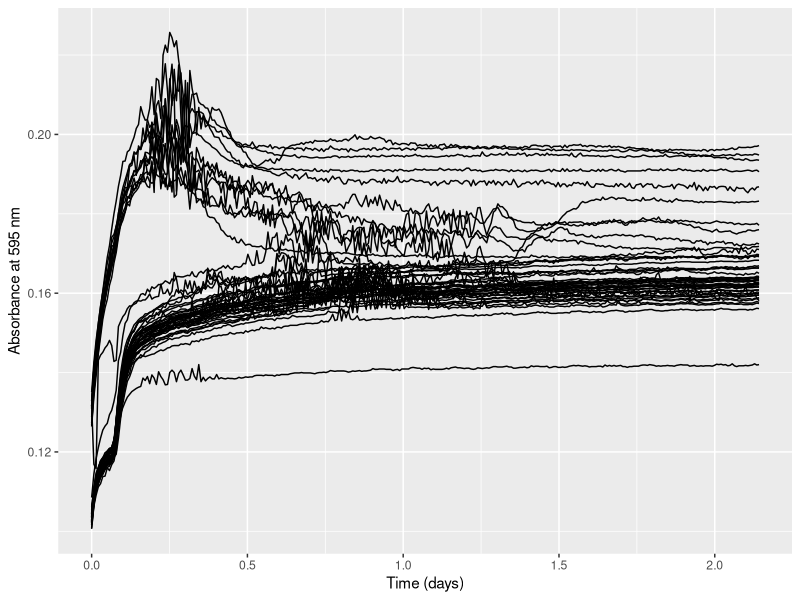
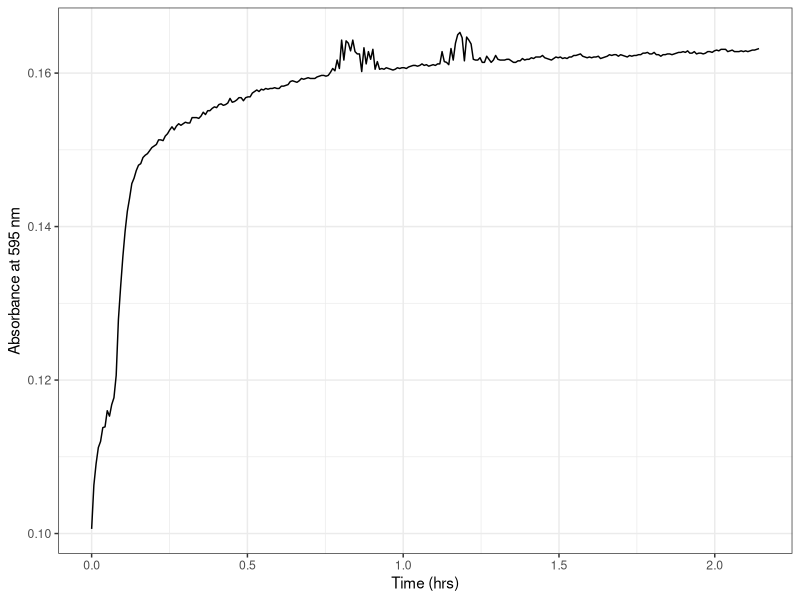
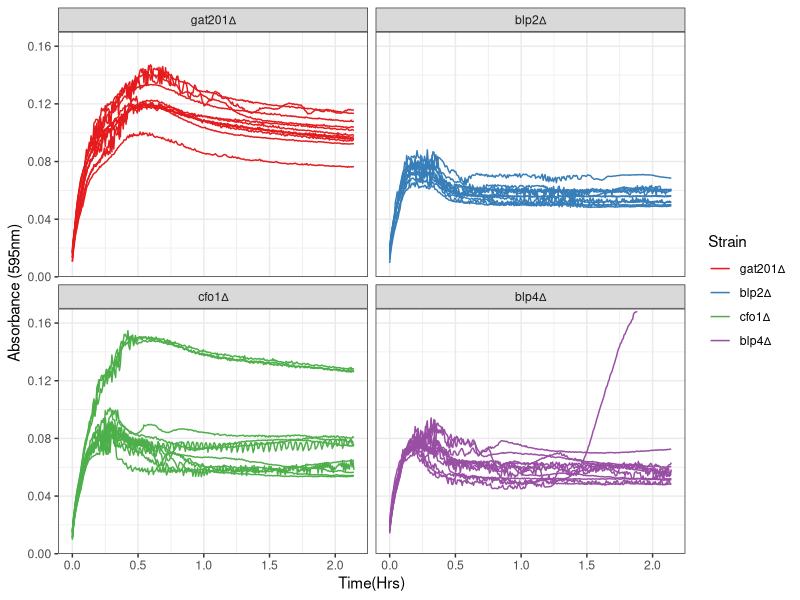
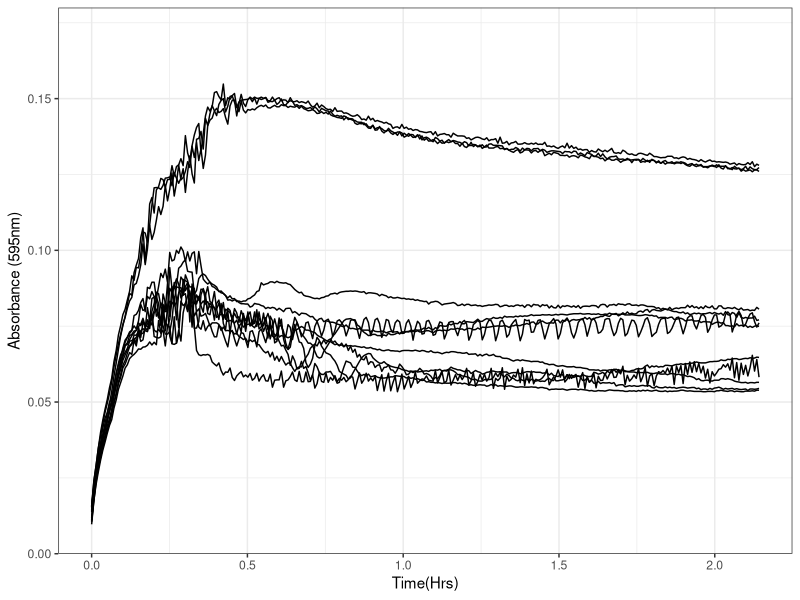
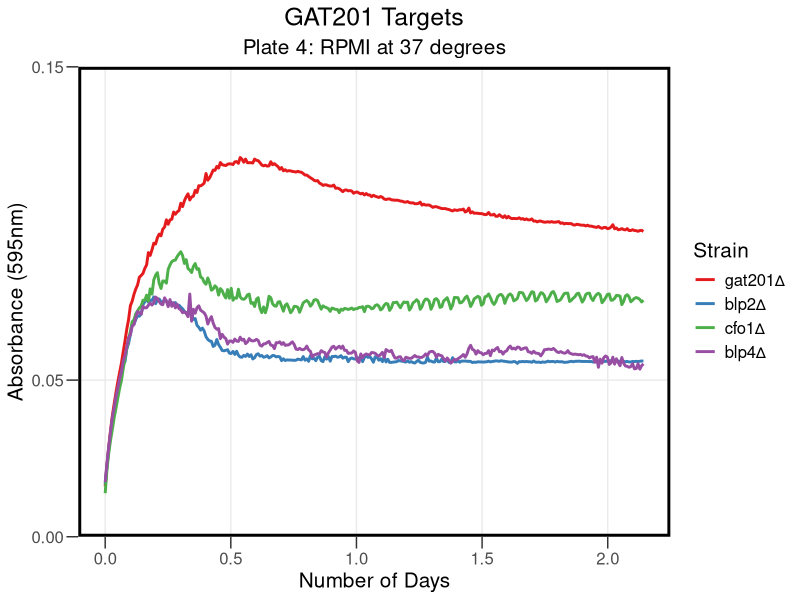
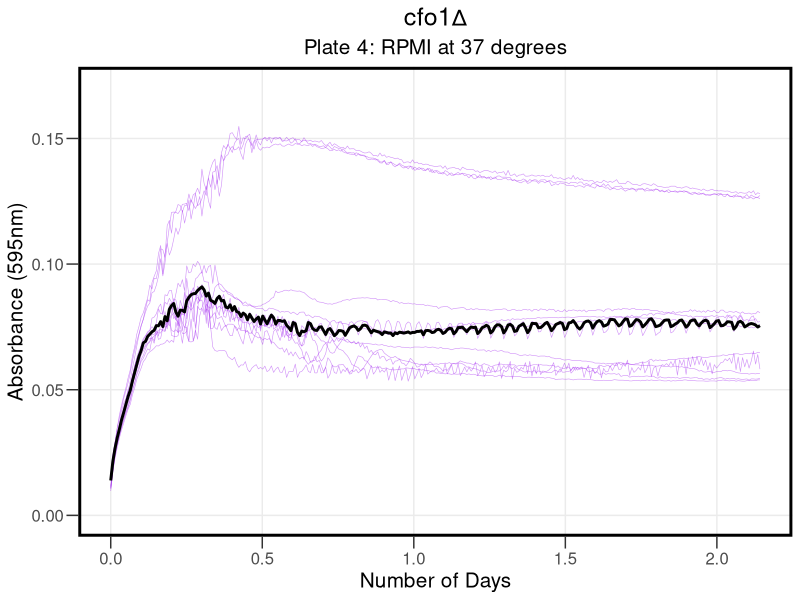
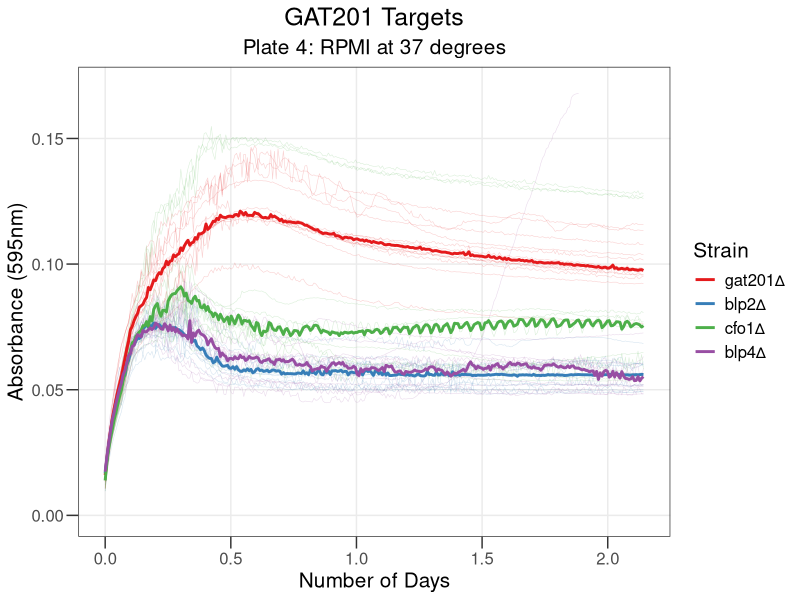
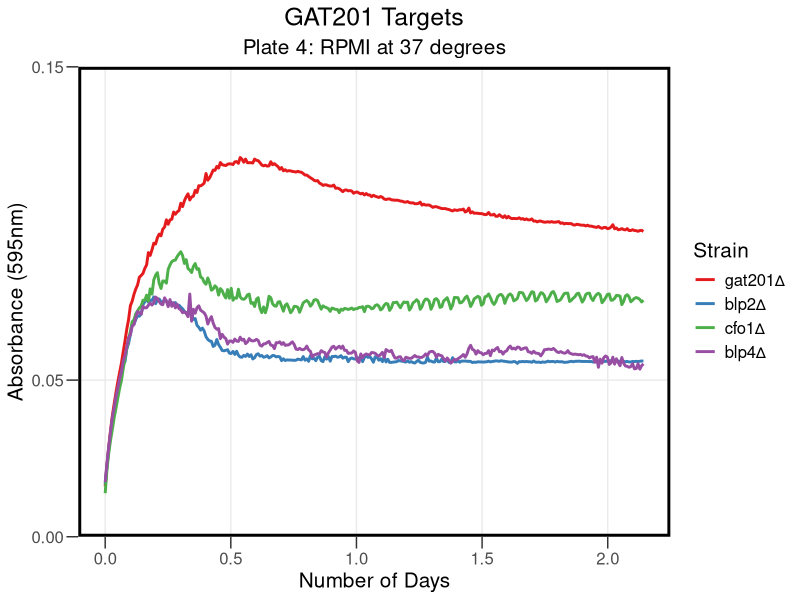

The R script that drew these images, in order:
## ---- chunk 1
knitr::opts_chunk$set(echo = TRUE , warning=FALSE, message=FALSE)
## ---- chunk 2

library("reshape2")
library(dplyr)
library(ggplot2)
library(tidyverse)
library(rmarkdown)
library(cowplot)
library(yaml)
library(knitr)
## ---- chunk 3

rawdata <- read.csv("../Input/20230321_RPMI_Gat201Targets_Plate4_csv.csv")

## ---- chunk 4

 rawdata_day<-mutate(rawdata, Time = Time/86400)

## ---- chunk 5

reshaped <- melt(rawdata_day, id=c("Time", "Temp"), 
                              variable.name="Well",
                              value.name="OD595")

summary(reshaped)
## ---- chunk 6

platemap <- read.csv("../Input/20230321_RPMI_Gat201Targets_Plate4_setup.csv") %>%      dplyr::mutate(
                    Strain = factor(Strain, 
                    levels = c("KN99 (WT)", "GAT201", "BLP2", "CFO1","BLP4"),
                    labels = c("WT", "gat201∆", "blp2∆", "cfo1∆","blp4∆"))
  )
head(platemap, n=10)


## ---- chunk 7

annotated <- inner_join(reshaped, platemap, by="Well")
 
## ---- chunk 8

ggplot(data=filter(annotated, is.na(Strain)),
          aes(x=Time, y=OD595,  group = Well)) + 
          geom_line() + 
          labs(x="Time (days)", y="Absorbance at 595 nm")
## ---- chunk 9

ggplot(data=filter(annotated,Well=="G12"), 
       aes(x=Time, y=OD595, group = Well)) + 
 
       geom_line() + 
     theme_bw()+
     labs(x="Time (hrs)", y="Absorbance at 595 nm")

## ---- chunk 10

blank_OD_summary <- annotated %>%
   filter(is.na(Strain), Time < 1/24) %>%
  filter(Well != "A1") %>%
  filter(Well != "A2") %>%
  filter(Well != "A3") %>%
  filter(Well != "A4") %>%
  filter(Well != "A5") %>%
  filter(Well != "A6") %>%
  filter(Well != "A7") %>%
  filter(Well != "B1") %>%
  filter(Well != "D1") %>%
  filter(Well != "F1") %>%
  filter(Well != "H2") %>%
  filter(Well != "H4") %>%
  filter(Well != "H5") %>%
  filter(Well != "H6") %>%
  filter(Well != "H7") %>%
  filter(Well != "H8") %>%
  filter(Well != "H9") %>%
  filter(Well != "H10") %>%
    group_by(Media) %>%
  summarise(OD_median=median(OD595),
            OD_mean=mean(OD595),
            OD_max=max(OD595),
            OD_min=min(OD595))
print(blank_OD_summary)
## ---- chunk 11

normalisedOD <- annotated %>%
              left_join(blank_OD_summary, by="Media") %>%
              mutate(OD_corrected = OD595 - OD_median)

## ---- chunk 12

ggplot(data=normalisedOD %>%
                       filter( !is.na(Strain) ), 
                      aes(x=Time, y=OD_corrected, color=Strain, group = Well)) + 
       geom_line() + 
       scale_y_continuous(limits=c(0,0.17),expand=c(0,0))+
       facet_wrap(Strain ~ .)+
  
       labs(x = "Time(Hrs)",
            y = "Absorbance (595nm)") +
       theme(text = element_text(size = 20))+
       theme_bw()+
       scale_color_brewer(palette="Set1")
## ---- chunk 13

ggplot(data=normalisedOD %>%
                      filter(Strain == "cfo1∆"), 
                      aes(x=Time, y=OD_corrected, ccolour=Biorep, group = Well)) + 
       geom_line() + 
       scale_y_continuous(limits=c(0,0.18),expand=c(0,0))+
              labs(x = "Time(Hrs)",
            y = "Absorbance (595nm)") +
       theme(text = element_text(size = 20))+
       theme_bw()+
       scale_color_brewer(palette="Set1")
## ---- chunk 14

ggplot(data=normalisedOD  %>%
    #dplyr::mutate(Strain = factor(Strain, levels = c("KN99 (WT)","GAT201","BLP2","BLP4","CFO1")))%>%
                     filter( !is.na(Strain) ),  
                      aes(x=Time, y=OD_corrected, color=Strain)) + 
       stat_summary(fun = "median", geom = "line", size = 1) +
       scale_y_continuous(limits=c(0,0.15),expand=c(0,0), breaks = c(0, 0.05, 0.15)) +
  
       labs(x = "Number of Days",
            y = "Absorbance (595nm)",
            title = "GAT201 Targets", subtitle = "Plate 4: RPMI at 37 degrees") +
       theme_bw() +
       theme(text = element_text(size = 15))+
       theme(axis.title = element_text(size = 15))+
       theme(axis.ticks.length = unit(0.3, "cm"))+
       theme(title = element_text(size = 15))+
       theme(panel.grid.minor = element_blank())+
       theme(legend.title = element_text(size = 15))+
      theme(legend.background = element_rect(fill = "transparent", color=NA))+
  theme(legend.key = element_rect(fill = "transparent", color=NA))+
       theme (plot.background =  element_rect(fill = "transparent", color=NA), 
         panel.background = element_rect(fill = "transparent", color=NA),)+
      theme(panel.border = element_rect(linetype = "solid", colour = "black", size = 2))+
  theme(plot.title = element_text(hjust = 0.5), plot.subtitle = element_text(hjust = 0.5) )+
       scale_color_brewer(palette="Set1")
       
## ---- chunk 15

ggsave("../Results/AllSummaryPR4.png",width = 6.6,height=5)
## ---- chunk 16

ggplot(data=normalisedOD  %>%
   
                     filter(Strain == "cfo1∆"),  
                      aes(x=Time, y=OD_corrected)) + 
       geom_line(aes(group = Well), size = 0.2, alpha = 0.5, colour = "purple") + 
       stat_summary(fun = "median", geom = "line", size = 1) +
       scale_y_continuous(limits=c(0,0.17,expand=c(0,0), breaks = c(0, 0.05, 0.15))) +
   
  
       labs(x = "Number of Days",
            y = "Absorbance (595nm)",
            title = "cfo1∆", subtitle = "Plate 4: RPMI at 37 degrees") +
       theme_bw() +
       theme(text = element_text(size = 15))+
       theme(axis.title = element_text(size = 15))+
       theme(axis.ticks.length = unit(0.3, "cm"))+
       theme(title = element_text(size = 15))+
       theme(panel.grid.minor = element_blank())+
       theme(legend.title = element_text(size = 15))+
      theme(legend.background = element_rect(fill = "transparent", color=NA))+
  theme(legend.key = element_rect(fill = "transparent", color=NA))+
       theme (plot.background =  element_rect(fill = "transparent", color=NA), 
         panel.background = element_rect(fill = "transparent", color=NA),)+
      theme(panel.border = element_rect(linetype = "solid", colour = "black", size = 2))+
  theme(plot.title = element_text(hjust = 0.5), plot.subtitle = element_text(hjust = 0.5) )+
       scale_color_brewer(palette="Set1")
       
## ---- chunk 17

ggsave("../Results/AllSummaryPR4_cfo1.png",width = 5,height=5)
## ---- chunk 18

ggplot(data=normalisedOD  %>%
    #dplyr::mutate(Strain = factor(Strain, levels = c("KN99 (WT)","GAT201","BLP2","BLP4","CFO1")))%>%
                     filter( !is.na(Strain) ), 
                      aes(x=Time, y=OD_corrected, color=Strain)) + 
       geom_line(aes(group = Well), size = 0.2, alpha = 0.2) + 
       stat_summary(fun = "median", geom = "line", size = 1) +
       scale_y_continuous(limits=c(0,0.17,expand=c(0,0), breaks = c(0, 0.05, 0.15))) +
   
       labs(x = "Number of Days",
            y = "Absorbance (595nm)",
            title = "GAT201 Targets", subtitle = "Plate 4: RPMI at 37 degrees") +
 
       theme_bw() +
       theme(text = element_text(size = 15))+
       theme(axis.title = element_text(size = 15)) +
      theme(axis.ticks.length = unit(0.3, "cm"))+
       theme(title = element_text(size = 15))+
    
       theme(legend.title = element_text(size = 15))+
  theme(panel.grid.minor = element_blank())+
   theme(plot.title = element_text(hjust = 0.5), plot.subtitle = element_text(hjust = 0.5) )+
  
       scale_color_brewer(palette="Set1")
## ---- chunk 19

ggsave("../Results/StatSummaryPlate4.png",width = 6.6,height=5)
